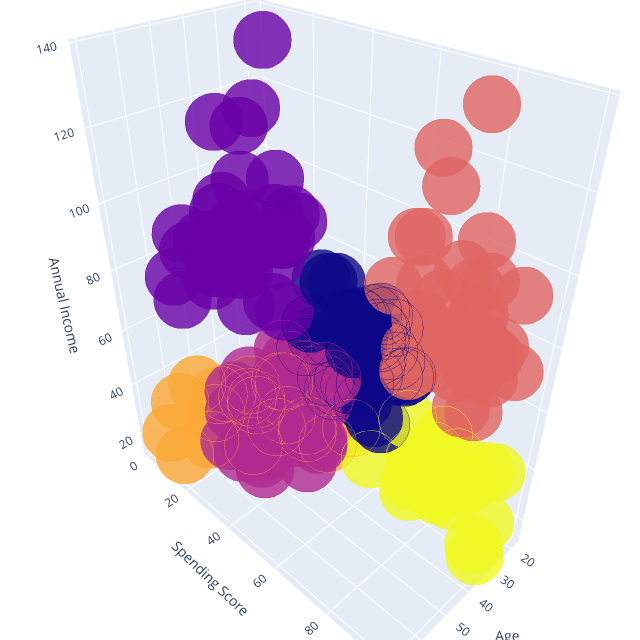

The notebook cell saved with this chart:
### Code cell
configure_plotly_browser_state()
py.offline.iplot(fig)

### Figure 1 — Plotly figure (JSON) as saved in the notebook; plotly's stock layout.template omitted (floating-point values rounded to 4 significant figures; data arrays with more than 128 entries replaced by an {"elided": "..."} marker saying what was removed)
{"data": [{"marker": {"color": {"elided": "200 int values"}, "line": {"color": {"elided": "200 int values"}, "width": 12}, "opacity": 0.8, "size": 20}, "mode": "markers", "type": "scatter3d", "x": {"elided": "200 int values"}, "y": {"elided": "200 int values"}, "z": {"elided": "200 int values"}}], "layout": {"height": 640, "margin": {"b": 0, "l": 0, "r": 0, "t": 0}, "scene": {"xaxis": {"title": {"text": "Age"}}, "yaxis": {"title": {"text": "Spending Score"}}, "zaxis": {"title": {"text": "Annual Income"}}}, "title": {"text": "Clusters"}, "width": 640}}
